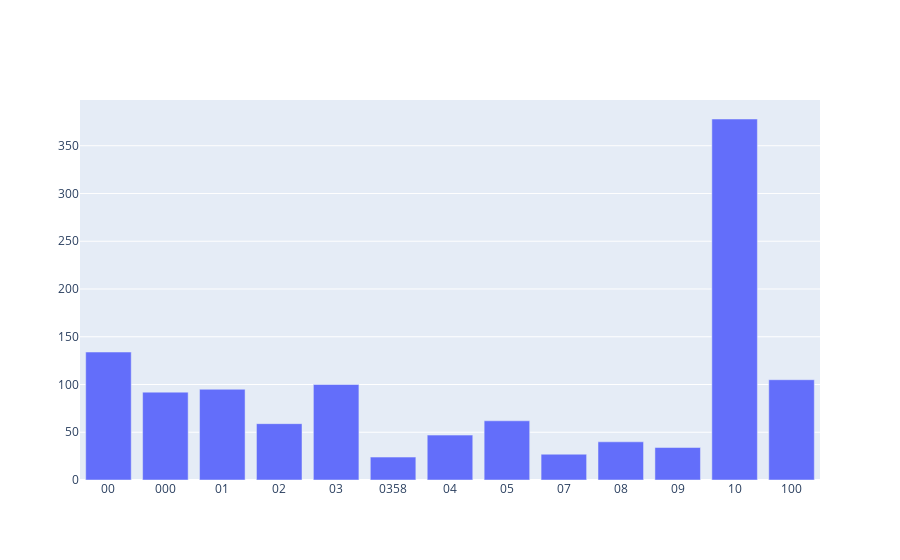

Notebook cell for this chart:
### Markdown cell above
### >>> **Exercise 14 (take home):** 
The chart above only contains 300 vocabulary in the documents, and it's already computationally intensive to both compute and visualize. Can you efficiently reduce the number of terms you want to visualize as an exercise.

### Code cell
# Answer here
count = 0
index_list = []
filtered_list = []
for i in term_frequencies[:300]:
    if i > 20:
        index_list.append(count)
        filtered_list.append(i)
        count += 1
    else:
        count += 1

x = count_vect.get_feature_names_out()[:300]
x_list = []
for j in index_list:
    x_list.append(x[j])

fig = go.Figure(go.Bar(
            x=x_list, 
            y=filtered_list))

fig.show()

### Figure 1 — Plotly figure (JSON) as saved in the notebook; plotly's stock layout.template omitted (floating-point values rounded to 4 significant figures)
{"data": [{"type": "bar", "x": ["00", "000", "01", "02", "03", "0358", "04", "05", "07", "08", "09", "10", "100"], "y": [134, 92, 95, 59, 100, 24, 47, 62, 27, 40, 34, 378, 105]}], "layout": {}}
